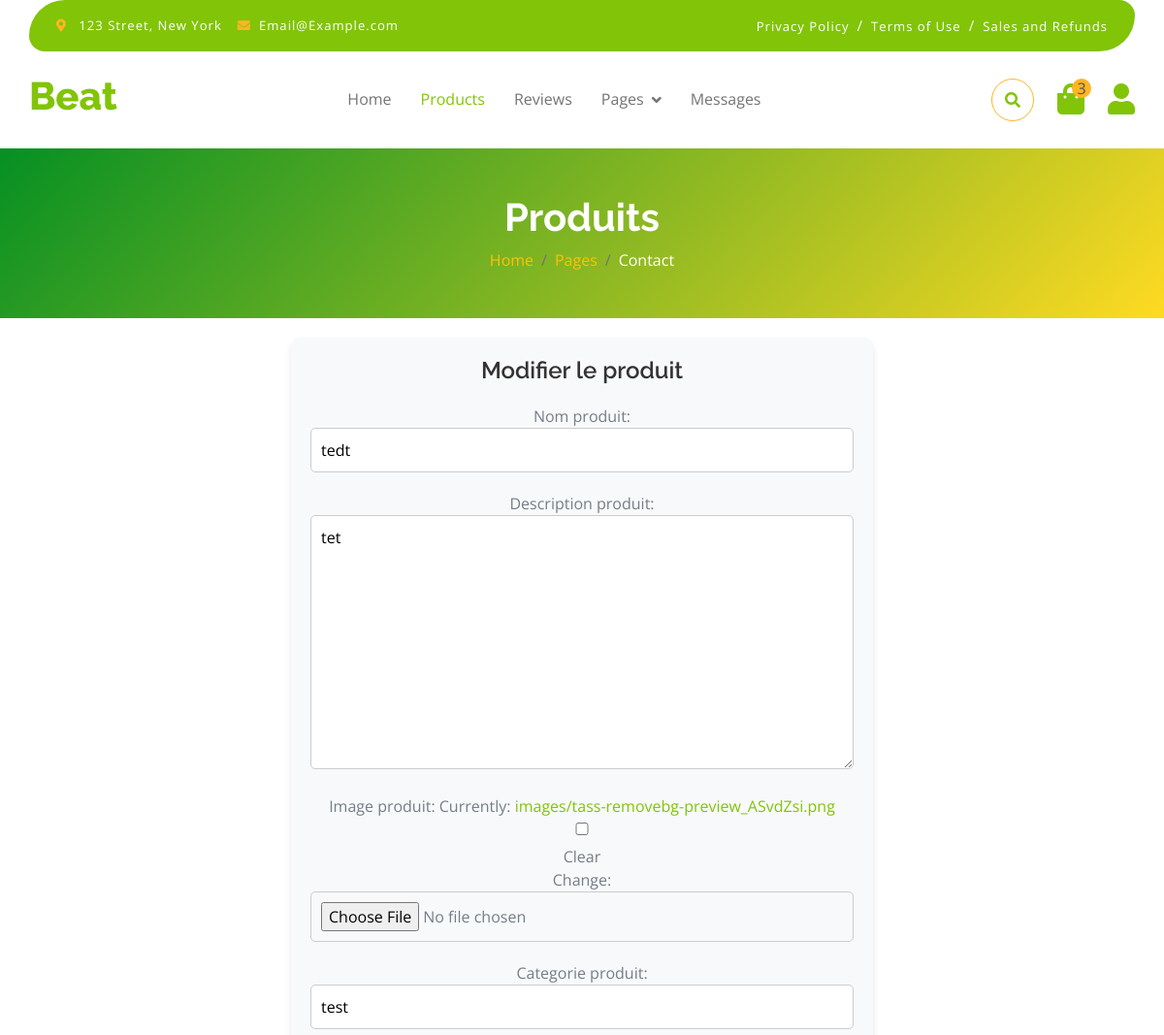
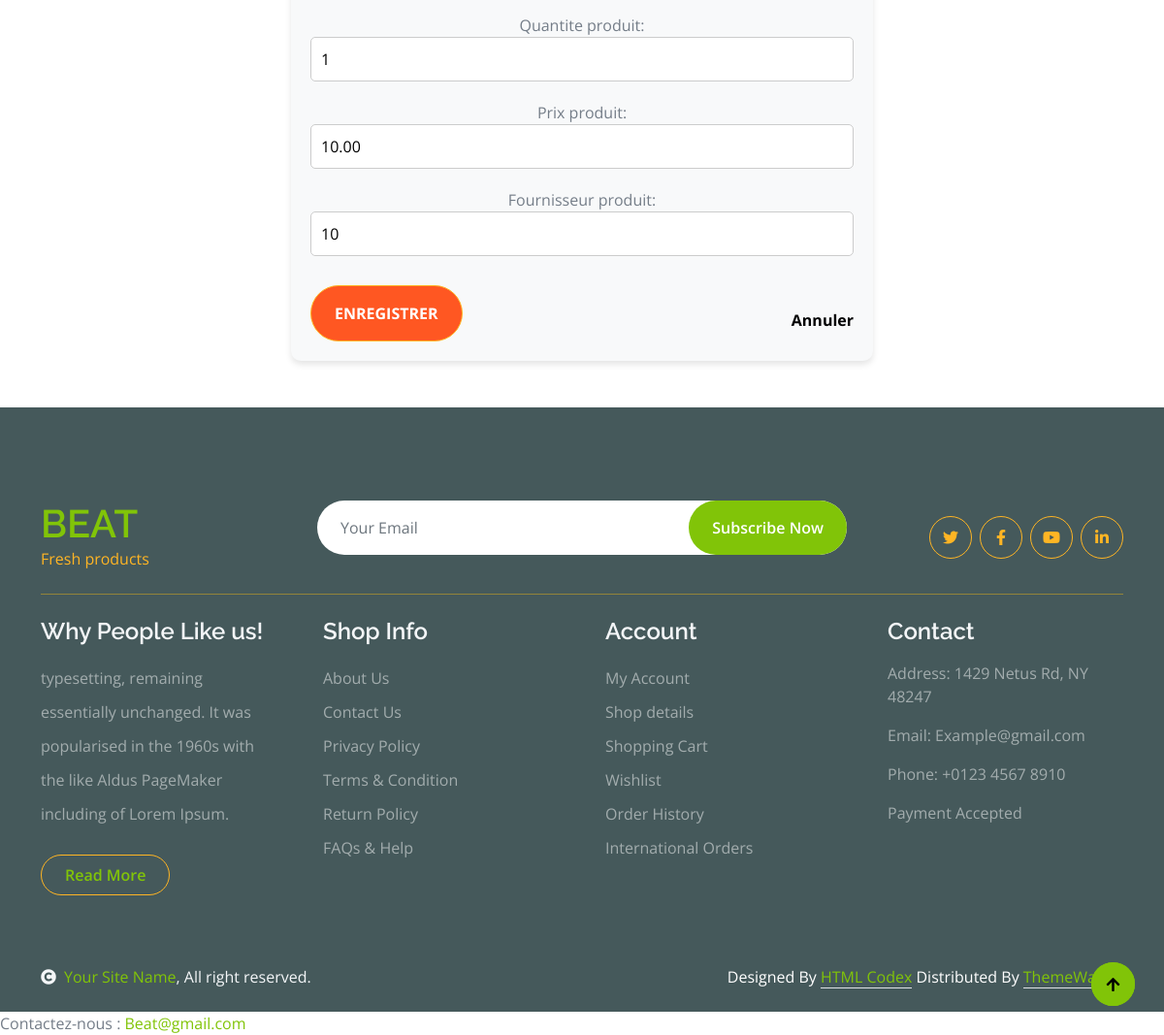
The app's page /produit/1/update/ (signed in) with its own data (2 pictures, top to bottom).
### produit/models.py (models this page shows, shortened)
class Produit(models.Model):
    proprietaire = models.ForeignKey(User,on_delete=models.CASCADE)
    nom_produit = models.CharField(max_length=100)
    description_produit = models.TextField()
    image_produit = models.ImageField(upload_to='images/', blank=True, null=True)
    categorie_produit = models.CharField(max_length=50)
    quantite_produit = models.PositiveIntegerField(default=0)
    prix_produit = models.DecimalField(max_digits=10, decimal_places=2)
    fournisseur_produit = models.CharField(max_length=100)

### produit/views.py (the view)
# urls.py: path('<int:id>/update/', views.produit_update, name='produit_update'),
@login_required
def produit_update(request, id):
    produit = get_object_or_404(Produit, id=id)
    if request.method == 'POST':
        form = ProduitForm(request.POST, request.FILES, instance=produit)
        if form.is_valid():
            form.save()
            return redirect('produit_list')
    else:
        form = ProduitForm(instance=produit)
    return render(request, 'produit/produit_form.html', {'form': form})

### produit/forms.py
class ProduitForm(forms.ModelForm):
    class Meta:
        model = Produit
        fields = ['nom_produit', 'description_produit', 'image_produit', 'categorie_produit', 'quantite_produit', 'prix_produit', 'fournisseur_produit']

### produit/templates/produit/produit_form.html (shortened to what this page needs)
<!DOCTYPE html>
<html lang="fr">
<head>
    {% load static %}
    {% include 'produit/header.html' %}
</head>
<body>
    <div class="container-fluid fixed-top">
        <div class="container topbar bg-primary d-none d-lg-block">
            <div class="d-flex justify-content-between">
                <div class="top-info ps-2">
                    <small class="me-3"><i class="fas fa-map-marker-alt me-2 text-secondary"></i> <a href="#" class="text-white">123 Street, New York</a></small>
                    <small class="me-3"><i class="fas fa-envelope me-2 text-secondary"></i><a href="#" class="text-white">Email@Example.com</a></small>
                </div>
                <div class="top-link pe-2">
                    <a href="#" class="text-white"><small class="text-white mx-2">Privacy Policy</small>/</a>
                    <a href="#" class="text-white"><small class="text-white mx-2">Terms of Use</small>/</a>
                    <a href="#" class="text-white"><small class="text-white ms-2">Sales and Refunds</small></a>
                </div>
            </div>
        </div>
        <div class="container px-0">
            <nav class="navbar navbar-light bg-white navbar-expand-xl">
                <a href="index.html" class="navbar-brand"><h1 class="text-primary display-6">Beat</h1></a>
                <div class="collapse navbar-collapse bg-white" id="navbarCollapse">
                    <div class="navbar-nav mx-auto">
                        <a href="{% url 'client_dashboard' %}" class="nav-item nav-link ">Home</a>
                        <a href="{% url 'shop' %}"class="nav-item nav-link active">Products</a>
                        <a href="{% url 'evaluation_list' %}" class="nav-item nav-link ">Reviews</a>
                        <div class="nav-item dropdown">
                            <a href="#" class="nav-link dropdown-toggle" data-bs-toggle="dropdown">Pages</a>
                        </div>
                        {% load static %}
                        <a href="{% url 'messages_list' %}"class="nav-item nav-link">Messages</a>
                    </div>
                    <div class="d-flex m-3 me-0">
                        <button class="btn-search btn border border-secondary btn-md-square rounded-circle bg-white me-4" data-bs-toggle="modal" data-bs-target="#searchModal"><i class="fas fa-search text-primary"></i></button>
                        <a href="#" class="position-relative me-4 my-auto">
                            <i class="fa fa-shopping-bag fa-2x"></i>
                            <span class="position-absolute bg-secondary rounded-circle d-flex align-items-center justify-content-center text-dark px-1" style="top: -5px; left: 15px; height: 20px; min-width: 20px;">3</span>
                        </a>
                        <a href="#" class="my-auto">
                            <i class="fas fa-user fa-2x"></i>
                        </a>
                    </div>
                </div>
            </nav>
        </div>
    </div>
    <div class="container-fluid page-header py-5">
        <h1 class="text-center text-white display-6">Produits</h1>
        <ol class="breadcrumb justify-content-center mb-0">
            <li class="breadcrumb-item"><a href="#">Home</a></li>
            <li class="breadcrumb-item"><a href="#">Pages</a></li>
            <li class="breadcrumb-item active text-white">Contact</li>
        </ol>
    </div>
    <form method="post" enctype="multipart/form-data">
        <div class="product-form-container">
            <h2>{% if form.instance.pk %}Modifier le produit{% else %}Ajouter un produit{% endif %}</h2>
            <div class="form-fields">
                {{ form.as_p }}
            </div>
            <div class="form-actions">
                <button type="submit" class="btn submit-btn border border-secondary text-white rounded-pill px-4 py-3">
                    Enregistrer
                </button>
                <a href="{% url 'produit_list' %}" class="cancel-link">Annuler</a>
            </div>
        </div>
    </form>
    <footer>
        {% include 'produit/footer.html' %}
        Contactez-nous : <a href="mailto:Beat@gmail.com">Beat@gmail.com</a>
    </footer>
</body>
</html>

### static/css/style.css (style rules this page uses)
.btn { font-weight: 600; transition: .5s; }
.btn-md-square { width: 44px; height: 44px; }
.btn-square, .btn-sm-square, .btn-md-square, .btn-lg-square { padding: 0; display: flex; align-items: center; justify-content: center; font-weight: normal; }
.btn.border-secondary { transition: 0.5s; }
.fixed-top { transition: 0.5s; background: var(--bs-white); border: 0; }
.topbar { padding: 20px; border-radius: 230px 100px; }
.topbar .top-info { font-size: 15px; line-height: 0; letter-spacing: 1px; display: flex; align-items: center; }
.topbar .top-link { font-size: 15px; line-height: 0; letter-spacing: 1px; display: flex; align-items: center; }
.topbar .top-link a { letter-spacing: 1px; }
.navbar .navbar-nav .nav-link { padding: 10px 15px; font-size: 16px; transition: .5s; }
.navbar { height: 100px; border-bottom: 1px solid rgba(255, 255, 255, .1); }
.navbar .navbar-nav .nav-link:hover, .navbar .navbar-nav .nav-link.active, .fixed-top.bg-white .navbar .navbar-nav .nav-link:hover, .fixed-top.bg-white .navbar .navbar-nav .nav-link.active { color: var(--bs-primary); }
.navbar .dropdown-toggle::after { border: none; content: "\f107"; font-family: "Font Awesome 5 Free"; font-weight: 700; vertical-align: middle; margin-left: 8px; }
.page-header { position: relative; background: linear-gradient(rgba(0, 0, 0, 0.3), rgba(0, 0, 0, 0.3)), url(../img/cart-page-header-img.jpg); background-position: center center; background-repeat: no-repeat; background-size: cover; }
@media (min-width: 992px) { .hero-header, .page-header { margin-top: 152px !important; } }

### produit/templates/produit/produit_form.html (style rules this page uses)
.page-header { background-color: #343a40; background-image: linear-gradient(135deg, #059023, #ffda22); color: white; padding: 50px 0; text-align: center; }
.page-header h1 { color: white; font-weight: bold; }
.breadcrumb-item a { color: #ffc107; }
.breadcrumb-item.active { color: white; }
.product-form-container { background-color: #f8f9fa; padding: 20px; border-radius: 10px; box-shadow: 0 4px 6px rgba(0, 0, 0, 0.1); max-width: 600px; margin: 20px auto; text-align: center; }
.product-form-container h2 { font-size: 24px; margin-bottom: 20px; color: #333; }
.form-fields { margin-bottom: 20px; }
.form-fields p { margin: 10px 0; font-size: 16px; }
.submit-btn { background-color: #ff5722; color: white; font-weight: bold; text-transform: uppercase; transition: background-color 0.3s ease; border: none; }
.cancel-link { display: inline-block; margin-top: 15px; font-size: 16px; color: #000001; text-decoration: none; font-weight: bold; transition: color 0.3s ease; }
.form-actions { display: flex; justify-content: space-between; align-items: center; }
.product-form-container input, .product-form-container select, .product-form-container textarea { width: 100%; margin-bottom: 10px; padding: 10px; font-size: 16px; border-radius: 5px; border: 1px solid #ccc; box-sizing: border-box; }

### records on screen
Produit: nom_produit "tedt", description_produit "tet", categorie_produit "test", quantite_produit "1", prix_produit "10.00", fournisseur_produit "10"
